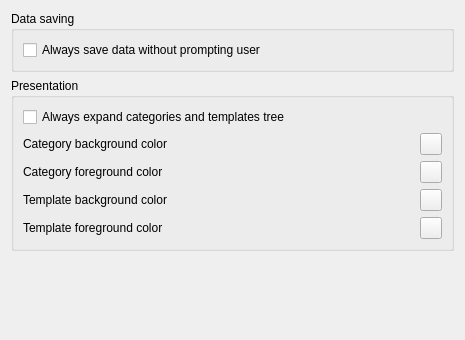
<?xml version="1.0" encoding="UTF-8"?>
<ui version="4.0">
 <class>Templates::Internal::TemplatesPreferencesWidget</class>
 <widget class="QWidget" name="Templates::Internal::TemplatesPreferencesWidget">
  <property name="geometry">
   <rect>
    <x>0</x>
    <y>0</y>
    <width>465</width>
    <height>340</height>
   </rect>
  </property>
  <property name="windowTitle">
   <string>Form</string>
  </property>
  <layout class="QGridLayout" name="gridLayout_2">
   <item row="0" column="0">
    <widget class="QGroupBox" name="groupBox">
     <property name="title">
      <string>Data saving</string>
     </property>
     <layout class="QGridLayout" name="gridLayout_3">
      <item row="0" column="0">
       <widget class="QCheckBox" name="promptBox">
        <property name="text">
         <string>Always save data without prompting user</string>
        </property>
       </widget>
      </item>
     </layout>
    </widget>
   </item>
   <item row="1" column="0">
    <widget class="QGroupBox" name="groupBox_2">
     <property name="title">
      <string>Presentation</string>
     </property>
     <layout class="QGridLayout" name="gridLayout">
      <item row="0" column="0" colspan="2">
       <widget class="QCheckBox" name="autoExpandBox">
        <property name="text">
         <string>Always expand categories and templates tree</string>
        </property>
       </widget>
      </item>
      <item row="1" column="0">
       <widget class="QLabel" name="label">
        <property name="text">
         <string>Category background color</string>
        </property>
       </widget>
      </item>
      <item row="1" column="1">
       <widget class="Utils::ColorButtonChooser" name="pushButton">
        <property name="minimumSize">
         <size>
          <width>22</width>
          <height>22</height>
         </size>
        </property>
        <property name="maximumSize">
         <size>
          <width>22</width>
          <height>22</height>
         </size>
        </property>
        <property name="text">
         <string/>
        </property>
       </widget>
      </item>
      <item row="2" column="1" rowspan="2">
       <widget class="Utils::ColorButtonChooser" name="pushButton_2">
        <property name="minimumSize">
         <size>
          <width>22</width>
          <height>22</height>
         </size>
        </property>
        <property name="maximumSize">
         <size>
          <width>22</width>
          <height>22</height>
         </size>
        </property>
        <property name="text">
         <string/>
        </property>
       </widget>
      </item>
      <item row="4" column="1" rowspan="2">
       <widget class="Utils::ColorButtonChooser" name="pushButton_3">
        <property name="minimumSize">
         <size>
          <width>22</width>
          <height>22</height>
         </size>
        </property>
        <property name="maximumSize">
         <size>
          <width>22</width>
          <height>22</height>
         </size>
        </property>
        <property name="text">
         <string/>
        </property>
       </widget>
      </item>
      <item row="6" column="1">
       <widget class="Utils::ColorButtonChooser" name="pushButton_4">
        <property name="minimumSize">
         <size>
          <width>22</width>
          <height>22</height>
         </size>
        </property>
        <property name="maximumSize">
         <size>
          <width>22</width>
          <height>22</height>
         </size>
        </property>
        <property name="text">
         <string/>
        </property>
       </widget>
      </item>
      <item row="2" column="0" rowspan="2">
       <widget class="QLabel" name="label_2">
        <property name="text">
         <string>Category foreground color</string>
        </property>
       </widget>
      </item>
      <item row="6" column="0">
       <widget class="QLabel" name="label_4">
        <property name="text">
         <string>Template foreground color</string>
        </property>
       </widget>
      </item>
      <item row="4" column="0" rowspan="2">
       <widget class="QLabel" name="label_3">
        <property name="text">
         <string>Template background color</string>
        </property>
       </widget>
      </item>
     </layout>
    </widget>
   </item>
   <item row="2" column="0">
    <spacer name="verticalSpacer">
     <property name="orientation">
      <enum>Qt::Vertical</enum>
     </property>
     <property name="sizeHint" stdset="0">
      <size>
       <width>20</width>
       <height>40</height>
      </size>
     </property>
    </spacer>
   </item>
  </layout>
 </widget>
 <customwidgets>
  <customwidget>
   <class>Utils::ColorButtonChooser</class>
   <extends>QPushButton</extends>
   <header location="global">utils/widgets/colorbuttonchooser.h</header>
  </customwidget>
 </customwidgets>
 <resources/>
 <connections/>
</ui>
